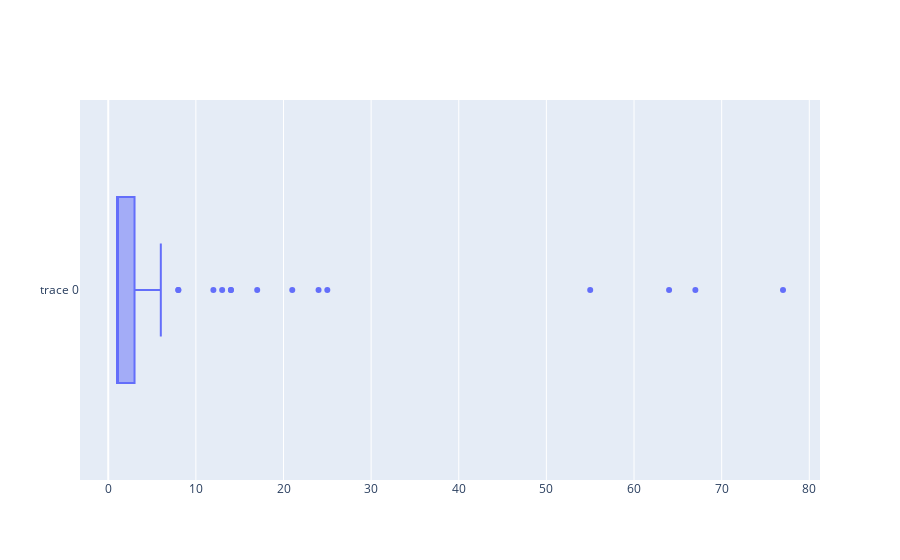

Write notebook code for a chart like this one.
### Markdown cell above
# Distribution of Reaction numbers for all clients

### Code cell
fig = go.Figure(data=[go.Box(x=data.userId.value_counts().values.tolist())])
fig.show()

### Figure 1 — Plotly figure (JSON) as saved in the notebook; plotly's stock layout.template omitted (floating-point values rounded to 4 significant figures)
{"data": [{"type": "box", "x": [77, 67, 64, 55, 25, 24, 21, 17, 14, 14, 13, 12, 8, 8, 6, 6, 6, 6, 5, 4, 4, 4, 4, 3, 3, 3, 3, 3, 3, 3, 3, 3, 3, 3, 3, 3, 3, 2, 2, 2, 2, 2, 2, 2, 2, 2, 2, 2, 2, 2, 2, 2, 2, 2, 1, 1, 1, 1, 1, 1, 1, 1, 1, 1, 1, 1, 1, 1, 1, 1, 1, 1, 1, 1, 1, 1, 1, 1, 1, 1, 1, 1, 1, 1, 1, 1, 1, 1, 1, 1, 1, 1, 1, 1, 1, 1, 1, 1, 1, 1, 1, 1, 1, 1, 1, 1, 1, 1, 1, 1, 1, 1]}], "layout": {}}
